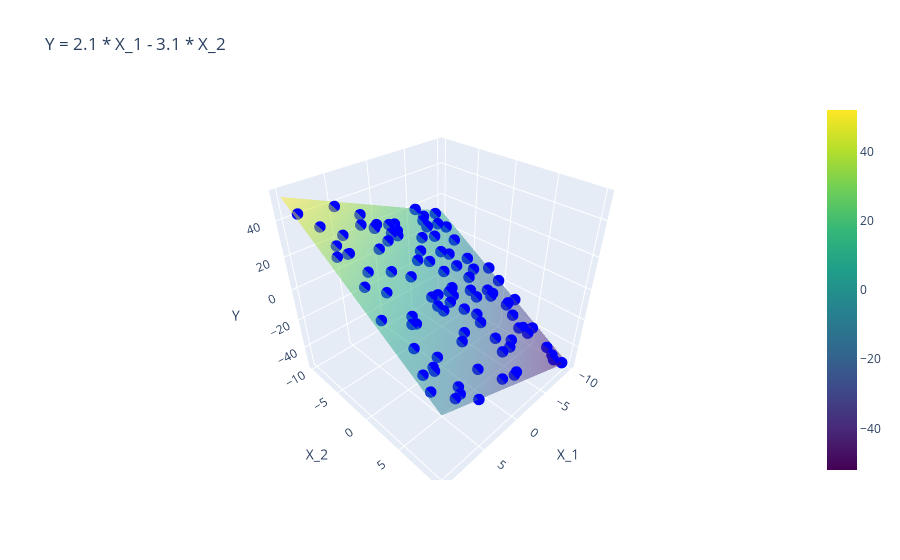

Source (notebook cell):
### Code cell
import plotly.graph_objects as go
import numpy as np
import plotly.graph_objects as go

X1, X2 = np.meshgrid(np.linspace(-10, 10, 50), np.linspace(-10, 10, 50))
Y_plane = 2.1 * X1 - 3.1 * X2


fig = go.Figure()
fig.add_trace(go.Surface(x=X1, y=X2, z=Y_plane, colorscale='Viridis', opacity=0.5))
fig.add_trace(go.Scatter3d(x=x1, y=x2, z=y, mode='markers', marker=dict(size=4, color='blue')))
fig.update_layout(title='Y = 2.1 * X_1 - 3.1 * X_2',
                  scene=dict(
                      xaxis_title='X_1',
                      yaxis_title='X_2',
                      zaxis_title='Y'
                  ))
fig.show()
